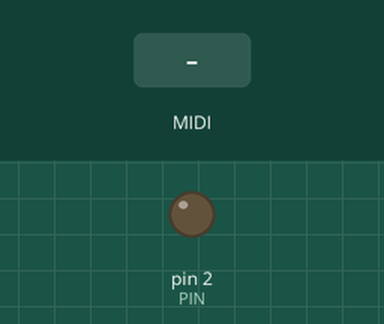
The sketch below on a simulated Arduino Uno, built with avr-gcc and run on an emulated ATmega328P. Shown: output pins drawn as LEDs (lit = HIGH). Inputs (shaded band) come from the test bench. MIDI output is not drawn.

Above: at 1.2 s.
1.3 s: MIDI note 36 received
At 1.45 s:
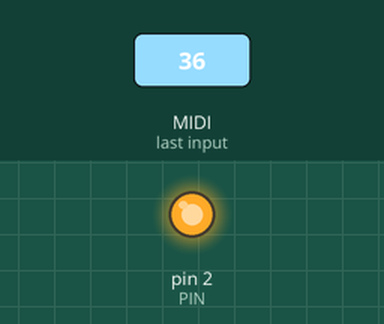
Timing chart, 0 to 4.3 s (numbered marks = the images above; inputs shaded):
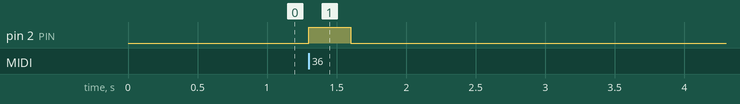

The sketch:

MIDI_solenoid.ino
```cpp
// Simple solenoid test with MIDI

#include <MIDI.h>
#define MIDICH 9

#define PIN 2
byte vel;

MIDI_CREATE_DEFAULT_INSTANCE();

void setup() {
  MIDI.begin(MIDICH);
  //MIDI.turnThruOn();
  pinMode(PIN, OUTPUT);

}

void loop() {
    if(MIDI.read()){
      switch(MIDI.getType()){
        case midi::NoteOn:
          vel = MIDI.getData2();
          analogWrite(PIN, vel << 1);
        break;

        case midi::NoteOff:
          analogWrite(PIN, LOW);
        break;
      }
  }
}
```

Measured:
- after the input at 1.3 s, pin 2 (PIN): LOW → HIGH at once, → LOW 0.30 s later
